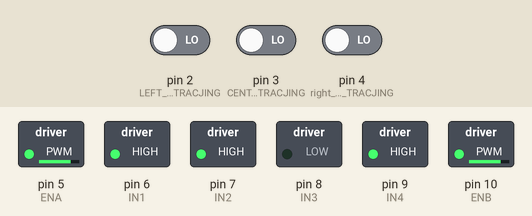
Recording of a sketch running on a simulated Arduino Uno, built with avr-gcc and run on an emulated ATmega328P. Shown: switched loads named in the sketch (green lamp = pin HIGH). The test bench sets the inputs (shaded band); at power-on: pin 3 (CENTER_LINE_TRACJING) LOW, pin 4 (right_LINE_TRACJING) LOW, pin 2 (LEFT_LINE_TRACJING) LOW. What the sketch prints to the serial monitor is not drawn.

Above: at 1.2 s.
1.3 s: pin 3 (CENTER_LINE_TRACJING) driven HIGH
At 2.5 s:
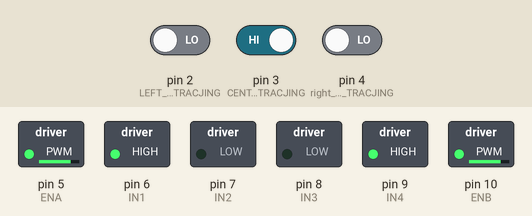
2.8 s: pin 4 (right_LINE_TRACJING) driven HIGH
At 3.9 s:
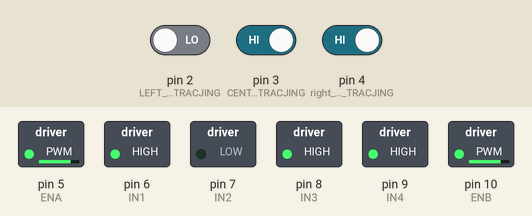
4.3 s: pin 2 (LEFT_LINE_TRACJING) driven HIGH
At 4.9 s:
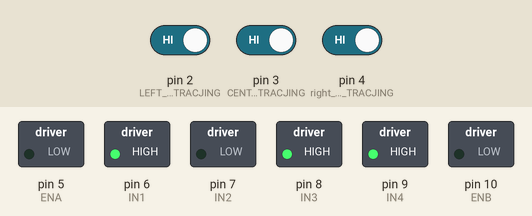
5.8 s: pin 2 (LEFT_LINE_TRACJING) driven LOW
At 7.0 s:
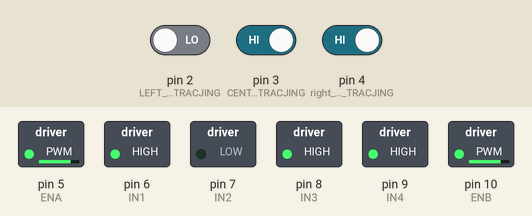
7.3 s: pin 4 (right_LINE_TRACJING) driven LOW
At 8.5 s:
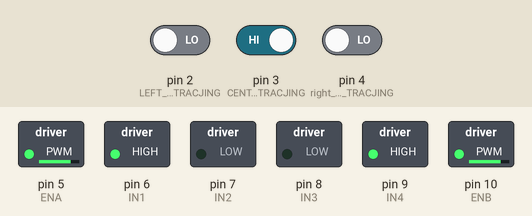
8.8 s: pin 2 (LEFT_LINE_TRACJING) driven HIGH and pin 4 (right_LINE_TRACJING) driven HIGH
At 9.5 s:
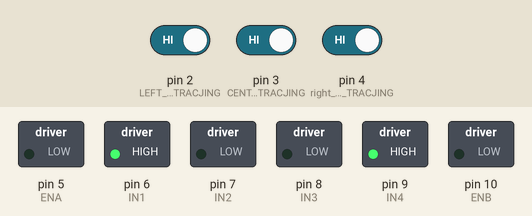
Timing chart, 0 to 11.3 s (numbered marks = the images above; inputs shaded):
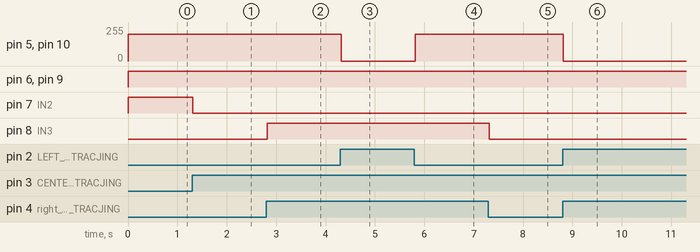

The sketch:

line_follower.ino
```cpp
//Line Tracking IO define
#define LEFT_LINE_TRACJING          2
#define CENTER_LINE_TRACJING        3
#define right_LINE_TRACJING         4
int Left_Tra_Value;
int Center_Tra_Value;
int Right_Tra_Value;

#define ENA 5
#define IN1 6
#define IN2 7
#define IN3 8
#define IN4 9
#define ENB 10

#define carSpeed 200
#define turnSpeed 100

void Forward() {
  analogWrite(ENA, carSpeed); //enable L298n A channel
  analogWrite(ENB, carSpeed); //enable L298n B channel
  digitalWrite(IN1, HIGH);
  digitalWrite(IN2, LOW);
  digitalWrite(IN3, LOW);
  digitalWrite(IN4, HIGH);
  Serial.println("go forward!");
}

void Back() {
  analogWrite(ENA, carSpeed); //enable L298n A channel
  analogWrite(ENB, carSpeed); //enable L298n B channel
  digitalWrite(IN1, LOW);
  digitalWrite(IN2, HIGH);
  digitalWrite(IN3, HIGH);
  digitalWrite(IN4, LOW);
  Serial.println("go back!");
}

void Left() {
  analogWrite(ENA, carSpeed); //enable L298n A channel
  analogWrite(ENB, carSpeed); //enable L298n B channel
  digitalWrite(IN1, HIGH);
  digitalWrite(IN2, HIGH);
  digitalWrite(IN3, LOW);
  digitalWrite(IN4, HIGH);
  Serial.println("go left!");
}


void Right() {
  analogWrite(ENA, carSpeed); //enable L298n A channel
  analogWrite(ENB, carSpeed); //enable L298n B channel
  digitalWrite(IN1, HIGH);
  digitalWrite(IN2, LOW);
  digitalWrite(IN3, HIGH);
  digitalWrite(IN4, HIGH);


}


void Stop() {
  analogWrite(ENA, 0); //enable L298n A channel
  analogWrite(ENB, 0); //enable L298n B channel
  Serial.println("Stop!");
}

void setup() {
    Serial.begin(19200);
    pinMode(LEFT_LINE_TRACJING, INPUT);
    pinMode(CENTER_LINE_TRACJING, INPUT);
    pinMode(right_LINE_TRACJING, INPUT);
    pinMode(IN1, OUTPUT); //before useing io pin, pin mode must be set first
    pinMode(IN2, OUTPUT);
    pinMode(IN3, OUTPUT);
    pinMode(IN4, OUTPUT);
    pinMode(ENA, OUTPUT);
    pinMode(ENB, OUTPUT);
}

void loop() {
  // put your main code here, to run repeatedly:
  Left_Tra_Value = digitalRead(LEFT_LINE_TRACJING);
  Center_Tra_Value = digitalRead(CENTER_LINE_TRACJING);
  Right_Tra_Value = digitalRead(right_LINE_TRACJING);

  Serial.println("l,c,r:");
  Serial.println(Left_Tra_Value);
  Serial.println(Center_Tra_Value);
  Serial.println(Right_Tra_Value);

  if (Left_Tra_Value == 1 && Center_Tra_Value ==1 && Right_Tra_Value == 1)
  {
    Stop();
  }
  if (Left_Tra_Value == 1 && Right_Tra_Value == 0)
  {
    Left();
  }
  if (Left_Tra_Value == 0 && Right_Tra_Value == 1)
  {
    Right();
  }
  if (Left_Tra_Value == 0 && Center_Tra_Value ==1 && Right_Tra_Value == 0)
  {
    Forward();
  }
  if (Left_Tra_Value == 0 && Center_Tra_Value ==0 && Right_Tra_Value == 0)
  {
    Left();
  }

}
```

Measured:
- after the input at 1.3 s, pin 7 (IN2): HIGH → LOW at once
- after the input at 2.8 s, pin 8 (IN3): LOW → HIGH at once
- after the input at 4.3 s, pin 5 (ENA), pin 10 (ENB): 200/255 → 0/255 at once
- after the input at 5.8 s, pin 5 (ENA), pin 10 (ENB): 0/255 → 200/255 at once
- after the input at 7.3 s, pin 8 (IN3): HIGH → LOW at once
- after the input at 8.8 s, pin 5 (ENA), pin 10 (ENB): 200/255 → 0/255 at once
